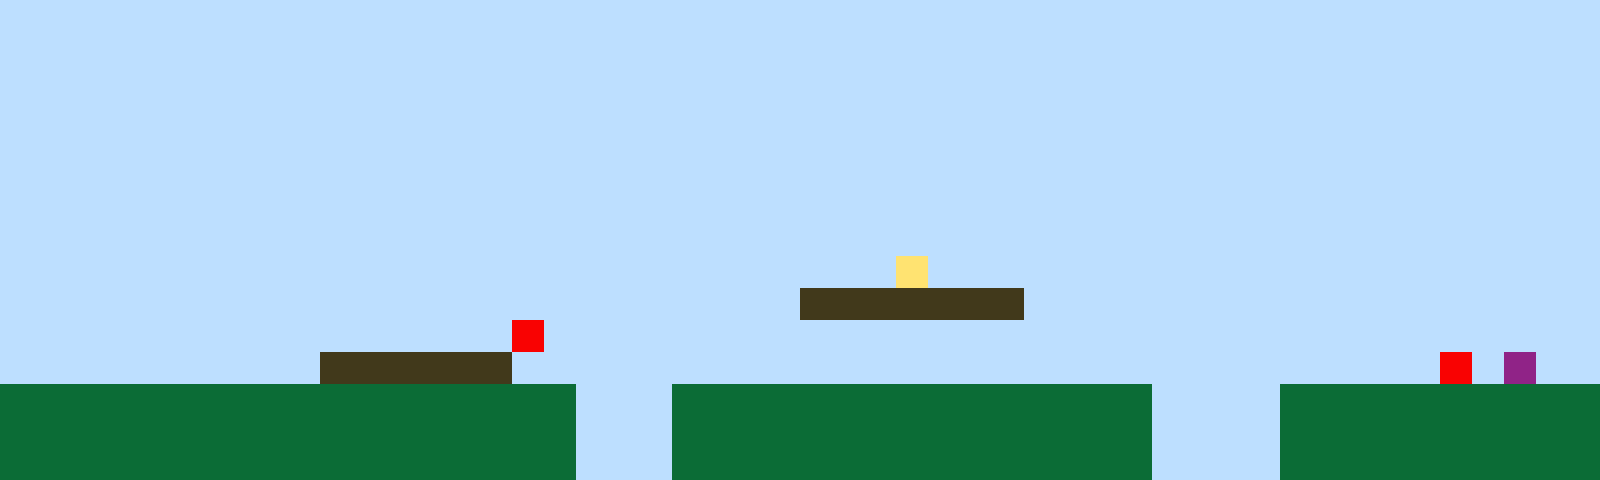

Tiled map render using the project's own tile images. Description and the whole map definition, tile-layer contents included, below:
An orthogonal 50x15 tile map with 32x32 px tiles, 1 tile layer (Tile Layer 1).

<map version="1.10" tiledversion="1.11.2" orientation="orthogonal" renderorder="right-up" width="50" height="15" tilewidth="32" tileheight="32" infinite="0" nextlayerid="2" nextobjectid="1"><editorsettings><export target="map1.csv" format="csv" /></editorsettings><tileset firstgid="1" name="sprites" tilewidth="32" tileheight="32" tilecount="6" columns="3"><image source="sprites.png" width="96" height="64" /></tileset><layer id="1" name="Tile Layer 1" width="50" height="15"><data encoding="csv">1,1,1,1,1,1,1,1,1,1,1,1,1,1,1,1,1,1,1,1,1,1,1,1,1,1,1,1,1,1,1,1,1,1,1,1,1,1,1,1,1,1,1,1,1,1,1,1,1,1,1,1,1,1,1,1,1,1,1,1,1,1,1,1,1,1,1,1,1,1,1,1,1,1,1,1,1,1,1,1,1,1,1,1,1,1,1,1,1,1,1,1,1,1,1,1,1,1,1,1,1,1,1,1,1,1,1,1,1,1,1,1,1,1,1,1,1,1,1,1,1,1,1,1,1,1,1,1,1,1,1,1,1,1,1,1,1,1,1,1,1,1,1,1,1,1,1,1,1,1,1,1,1,1,1,1,1,1,1,1,1,1,1,1,1,1,1,1,1,1,1,1,1,1,1,1,1,1,1,1,1,1,1,1,1,1,1,1,1,1,1,1,1,1,1,1,1,1,1,1,1,1,1,1,1,1,1,1,1,1,1,1,1,1,1,1,1,1,1,1,1,1,1,1,1,1,1,1,1,1,1,1,1,1,1,1,1,1,1,1,1,1,1,1,1,1,1,1,1,1,1,1,1,1,1,1,1,1,1,1,1,1,1,1,1,1,1,1,1,1,1,1,1,1,1,1,1,1,1,1,1,1,1,1,1,1,1,1,1,1,1,1,1,1,1,1,1,1,1,1,1,1,1,1,1,1,1,1,1,1,1,1,1,1,1,1,1,1,1,1,1,1,1,1,1,1,1,1,1,1,1,1,1,1,1,1,1,1,1,1,1,1,1,1,1,1,1,1,1,1,1,1,1,1,1,1,1,1,1,1,1,1,1,1,1,1,1,1,1,1,1,1,1,1,1,1,1,1,1,1,1,1,1,1,1,1,1,1,1,1,1,1,1,1,1,1,1,1,1,1,1,1,1,1,1,1,1,1,1,1,1,1,1,1,1,1,1,1,1,1,1,1,1,1,1,1,1,1,4,1,1,1,1,1,1,1,1,1,1,1,1,1,1,1,1,1,1,1,1,1,1,1,1,1,1,1,1,1,1,1,1,1,1,1,1,1,1,1,1,1,1,1,1,1,1,3,3,3,3,3,3,3,1,1,1,1,1,1,1,1,1,1,1,1,1,1,1,1,1,1,1,1,1,1,1,1,1,1,1,1,1,1,1,1,1,1,5,1,1,1,1,1,1,1,1,1,1,1,1,1,1,1,1,1,1,1,1,1,1,1,1,1,1,1,1,1,1,1,1,1,1,1,1,1,1,1,1,1,1,1,3,3,3,3,3,3,1,1,1,1,1,1,1,1,1,1,1,1,1,1,1,1,1,1,1,1,1,1,1,1,1,1,1,1,1,5,1,6,1,1,2,2,2,2,2,2,2,2,2,2,2,2,2,2,2,2,2,2,1,1,1,2,2,2,2,2,2,2,2,2,2,2,2,2,2,2,1,1,1,1,2,2,2,2,2,2,2,2,2,2,2,2,2,2,2,2,2,2,2,2,2,2,2,2,2,2,2,2,1,1,1,2,2,2,2,2,2,2,2,2,2,2,2,2,2,2,1,1,1,1,2,2,2,2,2,2,2,2,2,2,2,2,2,2,2,2,2,2,2,2,2,2,2,2,2,2,2,2,1,1,1,2,2,2,2,2,2,2,2,2,2,2,2,2,2,2,1,1,1,1,2,2,2,2,2,2,2,2,2,2</data></layer></map>
